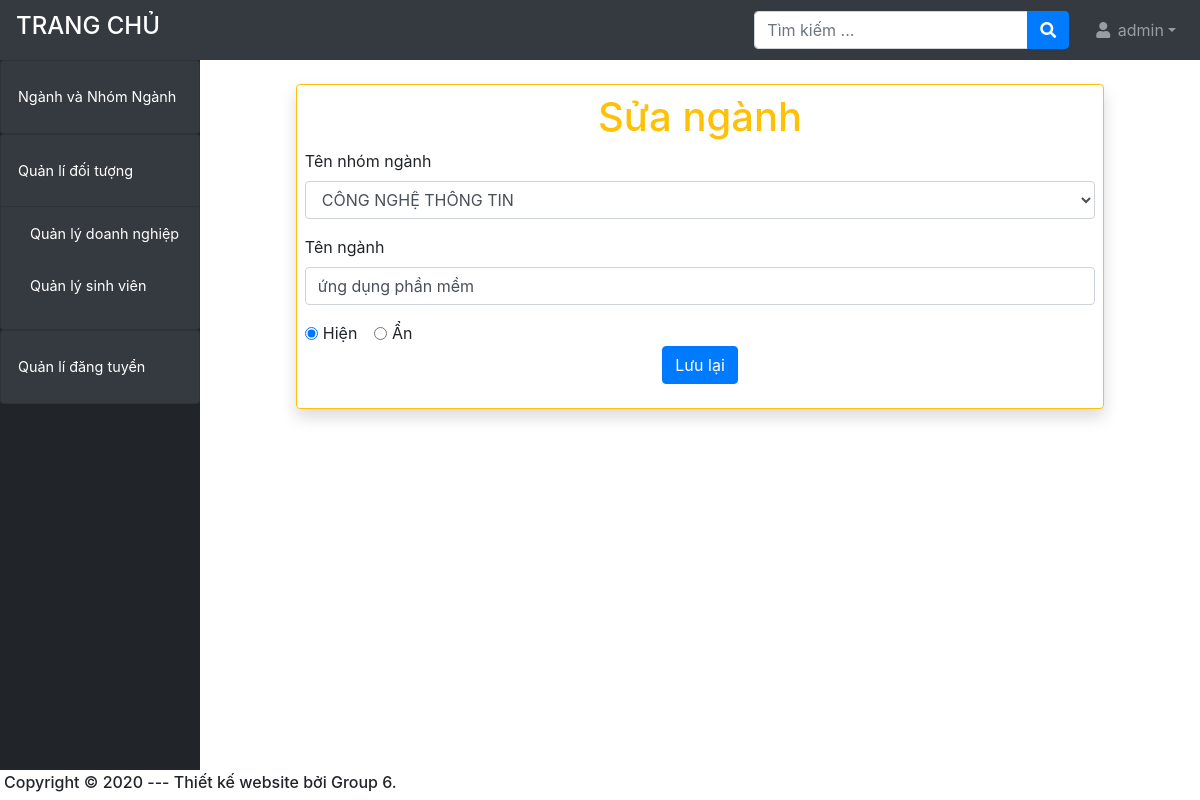
Before: /admin/?ctrl=nganh&act=edit&id_nganh=24 (signed in) with the older database file.
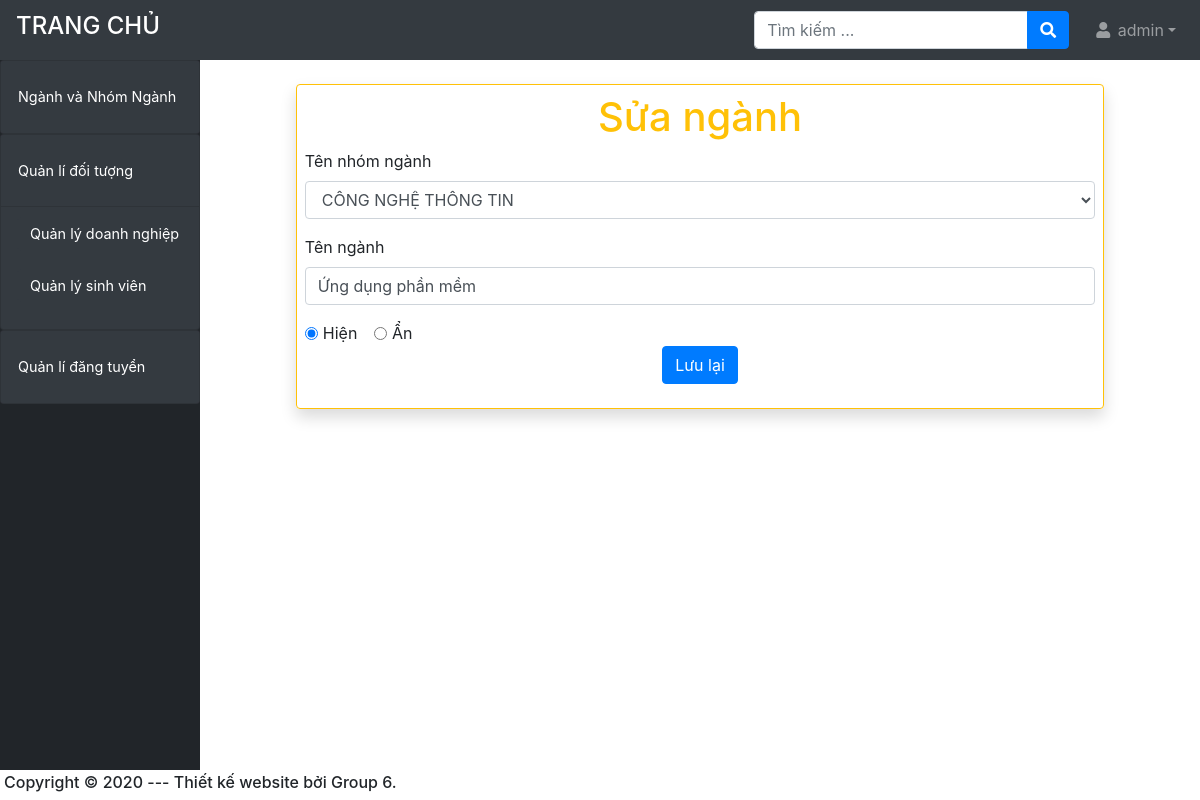
After: the same page with the newer database file.
### tables this page shows
CREATE TABLE `nganh` (
  `id_nganh` int(11) NOT NULL,
  `ten_nganh` varchar(100) NOT NULL,
  `an_hien` tinyint(1) DEFAULT NULL,
  `id_nn` int(11) NOT NULL
);

### system/database.php (called while the page is built, shortened)
<?php
    function getConnection()  {
        try {
            $conn = new PDO("mysql:host=".HOST_DB.";dbname=".NAME_DB, USER_DB, PASS_DB);
            $conn->setAttribute(PDO::ATTR_ERRMODE, PDO::ERRMODE_EXCEPTION);
            return $conn;
            } catch(PDOException $e) {
            echo "Connection failed: " . $e->getMessage();
            }
        }
    function query($sql)   {
        $conn = getConnection();
        $result = $conn->query($sql);
        return $result;
        }
    function queryOne($sql) {
        $conn = getConnection();
        $result = $conn->query($sql);
        $row = $result->fetch(PDO::FETCH_ASSOC);
        return $row;
    }
?>

### admin/models/nhom_nganh.php (called while the page is built, shortened)
<?php require_once('../system/database.php');
function getAllNhomnganh()
{
    $sql = "SELECT * from nhom_nganh";
    return query($sql);
}
?>

### admin/models/nganh.php (called while the page is built, shortened)
<?php require_once('../system/database.php');
function getNganhByID($id)
{
    $sql = "SELECT * from nganh where id_nganh='$id'";
    return queryOne($sql);
}
?>

### admin/views/nganh-edit.php (the view, shortened to what this page needs)
<form method="POST" class="col-10 mx-auto border border-warning p-2 shadow rounded mt-4" action="<?= ADMIN_URL ?>/?ctrl=nganh&act=update">
    <div class="row justify-content-center align-items-center text-warning">
        <h1>Sửa ngành</h1>
    </div>
    <div class="form-group">
    <label for="ten_loai">Tên nhóm ngành</label>
        <select name="id_nn" class="form-control">
            <?php require_once "models/nhom_nganh.php";
            $ds = getAllNhomnganh();
            foreach ($ds as $nn) { ?>
                <?php if ($row['id_nn'] == $nn['id_nn']) { ?>
                    <option value="<?= $nn['id_nn'] ?>" selected="selected"> <?= $nn['ten_nn'] ?></option>
                <?php } else { ?>
                    <option value="<?= $nn['id_nn'] ?>"> <?= $nn['ten_nn'] ?></option>
                <?php } ?>
            <?php } ?>
        </select>
    </div>
    <div class="form-group">
        <label for="ten_loai">Tên ngành</label>
        <input type="text" class="form-control" name="ten_nganh" value="<?= $row['ten_nganh'] ?>">
    </div>
    <div class="form-check form-check-inline">
        <input class="form-check-input" type="radio" name="an_hien" id="anhien1" value="1" <?= ($row['an_hien'] == 1) ? "checked" : ""; ?>>
        <label class="form-check-label" for="anhien1"> Hiện </label>
    </div>
    <div class="form-check form-check-inline">
        <input class="form-check-input" type="radio" name="an_hien" id="anhien0" value="0" <?= ($row['an_hien'] == 0) ? "checked" : ""; ?>>
        <label class="form-check-label" for="anhien0">Ẩn</label>
    </div>
    <div class="row form-group  justify-content-center align-items-center ">
    <button type="submit" class="btn btn-primary">Lưu lại</button>
    </div>
</form>

Changed rows visible on the page:
changed nganh "☑ Hiện": ten_nganh "ứng dụng phần mềm" → "Ứng dụng phần mềm"
